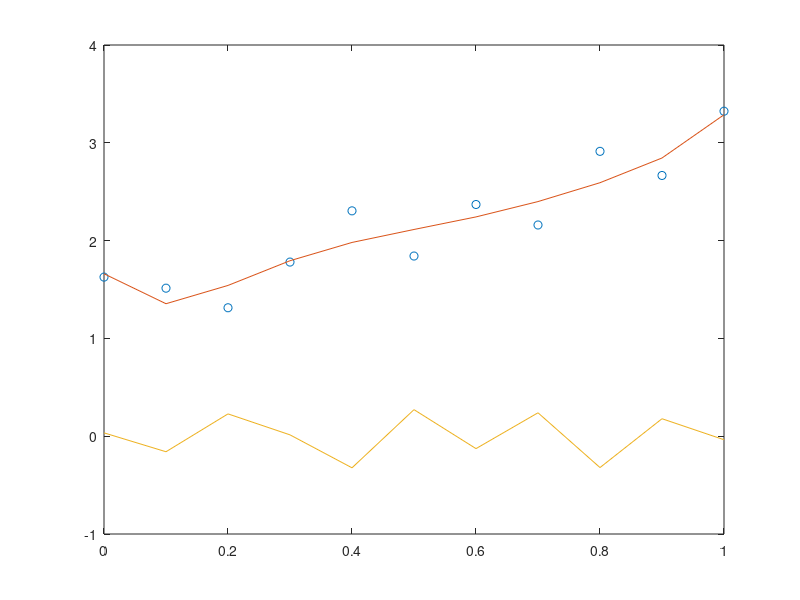

Reproduce this figure in MATLAB.

### matlab scxript to fit data
###
#   
#   
#
#####




n=10

xmax=1.0

x=0:xmax/n:xmax

a=exp(x)+rand(1,n+1)





p=polyfit(x,a,6)



f=polyval(p,x)

residuals=f-a


plot(x,a, 'o')
hold on

plot(x,f)

plot(x,residuals)

